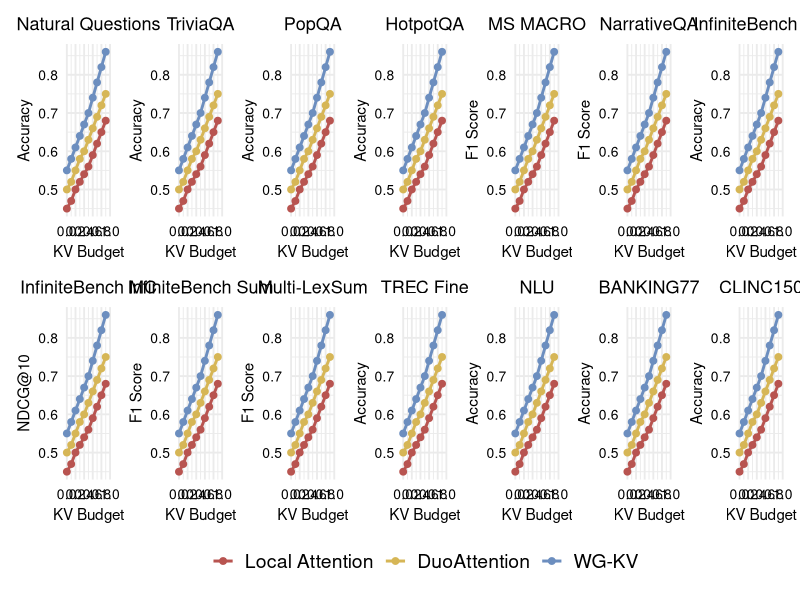

Reproduce this figure in R.
library(tidyverse)
library(patchwork)

data <- read_csv("data/benchmark.csv") %>%
  mutate(
    method = fct_rev(fct_inorder(method))
  )

panel_info <- data %>%
  distinct(panel_title, y_label)

plot_list <- map(seq_len(nrow(panel_info)), \(idx) {
  panel_label <- panel_info$panel_title[[idx]]
  axis_label <- panel_info$y_label[[idx]]

  data %>%
    filter(panel_title == panel_label, y_label == axis_label) %>%
    ggplot(aes(x = kv_ratio, y = score, colour = method)) +
    geom_line(linewidth = 1) +
    geom_point(size = 2) +
    scale_colour_manual(
      values = c("WG-KV" = "#6C8EBF", "DuoAttention" = "#D6B656", "Local Attention" = "#B85450")
    ) +
    scale_x_continuous(
      limits = c(0, 1),
      breaks = seq(0, 1, by = 0.2),
      expand = c(0, 0)
    ) +
    labs(
      x = "KV Budget",
      y = axis_label,
      title = panel_label
    ) +
    coord_cartesian(clip = "off") +
    theme_minimal(base_size = 14) +
    theme(
      plot.title = element_text(size = 13, hjust = 0.5),
      axis.text.x = element_text(size = 10, colour = "black"),
      axis.text.y = element_text(size = 10, colour = "black"),
      axis.title.x = element_text(size = 11),
      axis.title.y = element_text(size = 11),
      legend.title = element_blank(),
      legend.text = element_text(size = 14)
    )
})

fig <- wrap_plots(plot_list, ncol = 7, guides = "collect") &
  theme(legend.position = "bottom")

ggsave("benchmark.pdf", fig, width = 14.0, height = 4.5, units = "in")
